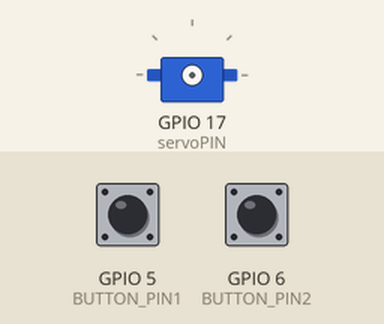
Simulated run of this program. Board: Raspberry Pi (BCM pin numbers). Parts: servo. Inputs (shaded band) come from the test bench; at power-on: GPIO 5 (BUTTON_PIN1) HIGH, GPIO 6 (BUTTON_PIN2) HIGH. Servo angles are drawn from the pulse width (0.5 ms = 0°, 2.5 ms = 180°).

Above: at 1.2 s.
1.3 s: GPIO 5 (BUTTON_PIN1) pulled LOW for 3.2 s
At 5.6 s:
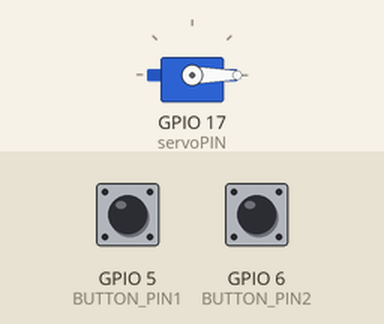
6.0 s: GPIO 6 (BUTTON_PIN2) pulled LOW for 3.2 s
At 6.4 s:
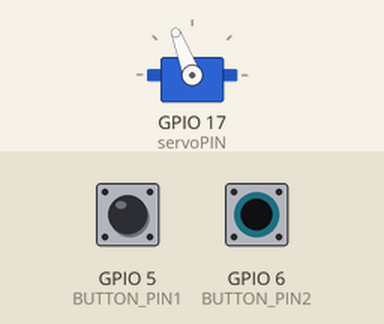
Timing chart, 0 to 11.0 s (numbered marks = the images above; inputs shaded):
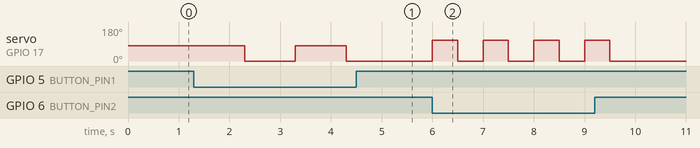

The program:

opdracht6.py
```python
#Bibliotheken importen GPIO en Time
import RPi.GPIO as GPIO
import time

#knoppen verbinden aan poort 5 en 6 en button aan 17
BUTTON_PIN1 = 5
BUTTON_PIN2 = 6
servoPIN = 17

#setupcode voor board, servo, knoppen
GPIO.setmode(GPIO.BCM)
GPIO.setup(servoPIN, GPIO.OUT)
GPIO.setup(BUTTON_PIN1, GPIO.IN, GPIO.PUD_UP)
GPIO.setup(BUTTON_PIN2, GPIO.IN, GPIO.PUD_UP)

#GPIO PWM op 50Hz instellen
p = GPIO.PWM(servoPIN, 50)
# start van de servo
p.start(0)


# Methode om de hoek van de servo te berekenen
def SetAngle(angle, sleep):
    duty = angle / 18 + 2
    GPIO.output(servoPIN, True)
    p.ChangeDutyCycle(duty)
    time.sleep(sleep)
    GPIO.output(servoPIN, False)
    p.ChangeDutyCycle(0)

try:
  while True:

    # statussen van de knoppen opvangen
    buttonState1 = GPIO.input(BUTTON_PIN1)
    buttonState2 = GPIO.input(BUTTON_PIN2)

    #counter om te zorgen dat de servo weer terugdraait als hij hoek bereikt heeft
    counter = 0

    # als knop 1 is ingedrukt en knop 2 is ingedrukt
    if buttonState1 == GPIO.LOW and buttonState2 == GPIO.LOW:
        SetAngle(120, 1)
        time.sleep(2)
        SetAngle(0, 1)

    # als knop 1 is ingedrukt tot 90 graden gaan
    elif buttonState1 == GPIO.LOW and counter < 90:
      SetAngle(90, 1)
      counter = counter + 90

    #Hoek 90 graden bereikt ga terug
      if buttonState1 == GPIO.LOW and counter == 90:
            SetAngle(0, 1)
            counter = counter - 90

    # als knop 2 is ingedrukt tot hoek 120 graden
    elif buttonState2 == GPIO.LOW and counter < 120:
        SetAngle(120, 0.5)
        counter = counter + 120
    #als de hoek 120 graden is ga terug
        if buttonState2 == GPIO.LOW and counter == 120:
            SetAngle(0, 0.5)
            counter = counter - 120


# programma stoppen als er op keyboard wordt gedrukt
except KeyboardInterrupt:
  p.stop()
  GPIO.cleanup()
```

Measured:
- after the input at 1.3 s, servo on GPIO 17 (servoPIN): 81° → 0° after 1.0 s, → 81° 1.0 s later, → 0° 1.0 s later
- after the input at 6.0 s, servo on GPIO 17 (servoPIN): alternates 111° for 0.50 s and 0° for 0.50 s, 8 changes in all, then stays 0°, starting at once
